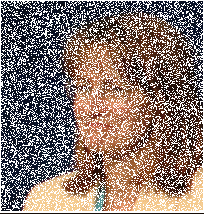
#> input picture programs/median_filter/sample-noise.png, 204 x 214 px
$ python median_filter.py   (older library calls are emulated)
#> lines starting #> are read from the running program, lines starting #| are printed output that depends on the picture
from scipy import misc
import numpy as np
from PIL import Image
import statistics


'''
Finds an average value for 3 CHANNEL pixel based on it's neighbors
inside the bounding box
@param pixel is the current pixel index tuple
@param bound is the bounding box we'll search
'''
def rgb_basic_median(img, pixel, bound=4):
	height, width = img.shape[0], img.shape[1]
	# get starting pixels indices
	row_start = pixel[0] - bound
	row_bound = pixel[0] + bound

	col_start = pixel[1] - bound
	col_bound = pixel[1] + bound

	# tracks the pixels we're averaging over
	r = [0]
	g = [0]
	b = [0]

	# scan
	for row_index in range(row_start, row_bound):
		for col_index in range(col_start, col_bound):
			if row_index >= 0 and row_index < height and col_index >= 0 and col_index < width:
				R,G,B = img[row_index][col_index]
				if (R == 255 and G == 255 and B == 255) or (R == 0 and G == 0 and B == 0): continue
				r.append(R)
				g.append(G)
				b.append(B)

	r.sort()
	g.sort()
	b.sort()

	R = r[len(r) // 2]
	G = g[len(g) // 2]
	B = b[len(b) // 2]

	return [R, G, B]

'''
Finds an average value for the single CHANNEL pixel based on it's neighbors
inside the bounding box
@param pixel is the current pixel index
@param bound is the bounding box we'll search
'''
def bw_basic_median(img, pixel, bound=4):
	height, width = img.shape[0], img.shape[1]
	# get starting pixels indices
	row_start = pixel[0] - bound
	row_bound = pixel[0] + bound

	col_start = pixel[1] - bound
	col_bound = pixel[1] + bound

	# tracks the pixels we're averaging over
	p = [255]

	# scan
	for row_index in range(row_start, row_bound):
		for col_index in range(col_start, col_bound):
			if row_index >= 0 and row_index < height and col_index >= 0 and col_index < width:
				P = img[row_index][col_index]
				if (P == 255 or P == 0): continue

				p.append(P)

	p.sort()

	P = p[len(p) // 2]

	return [P, P, P]

def median_filter(in_file, out_file):
#> called with in_file = 'sample-noise.png', out_file = 'sample-removed-noise-enhanced.png'
	img = misc.imread(in_file)
#> img is the input picture: shape (214, 204, 3); mean R, G, B 136.6, 120.1, 113.6
	channel = len(img.shape)
#> channel = 3
	height, width = img.shape[0], img.shape[1]
#> height = 214; width = 204
	temp = np.zeros((height, width, 3), dtype=np.uint8)

	# iterate over each pixel in the image
	for row_index, row in enumerate(img):
		for col_index, col in enumerate(row):
			pixel = (row_index, col_index)

			if channel == 2:
				median_pixel = bw_basic_median(img, pixel, 2)
			else:
				R,G,B = img[pixel]
				if (R >= 220 and G >= 220 and B >= 220) or (R == 0 and G == 0 and B == 0):
					median_pixel = rgb_basic_median(img, pixel, 2)
				else:
					median_pixel = img[pixel]

			temp[pixel] = median_pixel
#> this loop made 214 passes
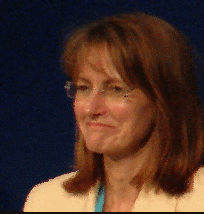
#> temp: shape (214, 204, 3); mean R, G, B 74, 49.3, 39.7

	misc.imsave(out_file, temp)
# median_filter("sample-noise.png", "sample-removed-noise.png")
# median_filter("sample-noise2.png", "sample-removed-noise2.png")
# median_filter("noisy-x-ray.png", "x-ray-removed-noise.png")
median_filter("sample-noise.png", "sample-removed-noise-enhanced.png")
